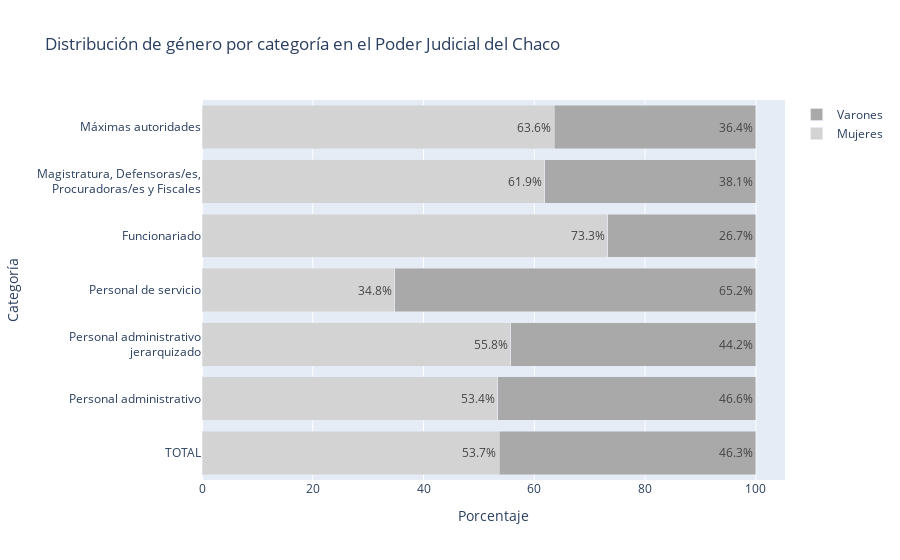

Notebook source saved alongside this figure:
### Code cell
def split_label(label, max_length = 30):
    """Divide una etiqueta en múltiples líneas si excede una longitud máxima"""
    words = label.split()
    lines = []
    current_line = words[0]
    for word in words[1:]:
        if len(current_line) + len(word) + 1 > max_length:
            lines.append(current_line)
            current_line = word
        else:
            current_line += ' ' + word
    lines.append(current_line)
    return '<br>'.join(lines)

# Ordenar las categorías según el total
ordered_cats = distribucion_genero_por_categoria['total'].sort_values(ascending=False).index

# Filtrar los datos según el orden de las categorías
distribucion_ordered = distribucion_genero_por_categoria.loc[ordered_cats]

# Datos
categorias = [split_label(cat) for cat in distribucion_ordered.index]
mujeres_values = distribucion_ordered['f'].values
varones_values = distribucion_ordered['m'].values

# Porcentajes
total_values = distribucion_ordered['total'].values
mujeres_pct = 100 * mujeres_values / total_values
varones_pct = 100 * varones_values / total_values

# Crear el gráfico de barras horizontales apiladas
fig = go.Figure()

# Agregar barras de Mujeres
fig.add_trace(go.Bar(
    y=categorias,
    x=mujeres_pct,
    name='Mujeres',
    marker_color='#D3D3D3',
    text=[f"{val:.1f}%" for val in mujeres_pct],
    textposition='auto',
    orientation='h'
))

# Agregar barras de Varones
fig.add_trace(go.Bar(
    y=categorias,
    x=varones_pct,
    name='Varones',
    marker_color='#A9A9A9',
    text=[f"{val:.1f}%" for val in varones_pct],
    textposition='auto',
    orientation='h'
))

# Configuración adicional
fig.update_layout(
    title_text='Distribución de género por categoría en el Poder Judicial del Chaco',
    yaxis_title='Categoría',
    xaxis_title='Porcentaje',
    barmode='stack',
)

# Mostrar el gráfico
fig.show()
# Guardar en diferentes formatos
base_ruta = "/home/pablo/web_scrap_genero_jusch/imagenes/Distribución_género_categoria_PJChaco_barh"
fig.write_image(base_ruta + ".jpeg")
fig.write_image(base_ruta + ".pdf")
fig.write_html(base_ruta + ".html")

### Figure 1 — Plotly figure (JSON) as saved in the notebook; plotly's stock layout.template omitted (floating-point values rounded to 4 significant figures)
{"data": [{"marker": {"color": "#D3D3D3"}, "name": "Mujeres", "orientation": "h", "text": ["53.7%", "53.4%", "55.8%", "34.8%", "73.3%", "61.9%", "63.6%"], "textposition": "auto", "type": "bar", "x": [53.68, 53.43, 55.79, 34.8, 73.29, 61.9, 63.64], "y": ["TOTAL", "Personal administrativo", "Personal administrativo<br>jerarquizado", "Personal de servicio", "Funcionariado", "Magistratura, Defensoras/es,<br>Procuradoras/es y Fiscales", "Máximas autoridades"]}, {"marker": {"color": "#A9A9A9"}, "name": "Varones", "orientation": "h", "text": ["46.3%", "46.6%", "44.2%", "65.2%", "26.7%", "38.1%", "36.4%"], "textposition": "auto", "type": "bar", "x": [46.32, 46.57, 44.21, 65.2, 26.71, 38.1, 36.36], "y": ["TOTAL", "Personal administrativo", "Personal administrativo<br>jerarquizado", "Personal de servicio", "Funcionariado", "Magistratura, Defensoras/es,<br>Procuradoras/es y Fiscales", "Máximas autoridades"]}], "layout": {"barmode": "stack", "title": {"text": "Distribución de género por categoría en el Poder Judicial del Chaco"}, "xaxis": {"title": {"text": "Porcentaje"}}, "yaxis": {"title": {"text": "Categoría"}}}}
